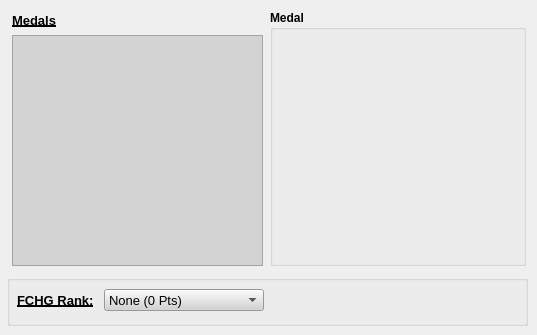
    <widget class="QWidget" name="tabMRF">
     <attribute name="title">
      <string>Medals, Ribbons and FCHG</string>
     </attribute>
     <widget class="QGroupBox" name="groupBox_4">
      <property name="geometry">
       <rect>
        <x>7</x>
        <y>275</y>
        <width>521</width>
        <height>51</height>
       </rect>
      </property>
      <property name="title">
       <string/>
      </property>
      <widget class="QLabel" name="label_26">
       <property name="geometry">
        <rect>
         <x>10</x>
         <y>17</y>
         <width>81</width>
         <height>16</height>
        </rect>
       </property>
       <property name="font">
        <font>
         <family>Arial</family>
         <pointsize>10</pointsize>
         <weight>75</weight>
         <bold>true</bold>
         <underline>true</underline>
        </font>
       </property>
       <property name="text">
        <string>FCHG Rank:</string>
       </property>
      </widget>
      <widget class="QComboBox" name="cbFCHG">
       <property name="geometry">
        <rect>
         <x>97</x>
         <y>14</y>
         <width>160</width>
         <height>22</height>
        </rect>
       </property>
       <property name="font">
        <font>
         <family>Arial</family>
         <pointsize>10</pointsize>
        </font>
       </property>
       <property name="styleSheet">
        <string notr="true">background-color: rgb(211, 211, 211);</string>
       </property>
       <item>
        <property name="text">
         <string>None (0 Pts)</string>
        </property>
       </item>
       <item>
        <property name="text">
         <string>Grenadier (10 Pts)</string>
        </property>
       </item>
       <item>
        <property name="text">
         <string>Lancer (25 Pts)</string>
        </property>
       </item>
       <item>
        <property name="text">
         <string>Hussar (50 Pts)</string>
        </property>
       </item>
       <item>
        <property name="text">
         <string>Fusilier (75 Pts)</string>
        </property>
       </item>
       <item>
        <property name="text">
         <string>Dragoon (100 Pts)</string>
        </property>
       </item>
       <item>
        <property name="text">
         <string>Cavalier (150 Pts)</string>
        </property>
       </item>
       <item>
        <property name="text">
         <string>Gallant (200 Pts)</string>
        </property>
       </item>
       <item>
        <property name="text">
         <string>Knight (250 Pts)</string>
        </property>
       </item>
       <item>
        <property name="text">
         <string>Paladin (300 Pts)</string>
        </property>
       </item>
       <item>
        <property name="text">
         <string>Legionnaire (400 Pts)</string>
        </property>
       </item>
       <item>
        <property name="text">
         <string>Aquilifer (500 Pts)</string>
        </property>
       </item>
       <item>
        <property name="text">
         <string>Decurion (750 Pts)</string>
        </property>
       </item>
       <item>
        <property name="text">
         <string>Tesserarius (1,000 Pts)</string>
        </property>
       </item>
       <item>
        <property name="text">
         <string>Optio (1,250 Pts)</string>
        </property>
       </item>
       <item>
        <property name="text">
         <string>Centurion (1,500 Pts)</string>
        </property>
       </item>
       <item>
        <property name="text">
         <string>Executor (2,000 Pts)</string>
        </property>
       </item>
       <item>
        <property name="text">
         <string>Gladiator (2,500 Pts)</string>
        </property>
       </item>
       <item>
        <property name="text">
         <string>Archon (3,000 Pts)</string>
        </property>
       </item>
       <item>
        <property name="text">
         <string>Templar (3,500 Pts)</string>
        </property>
       </item>
       <item>
        <property name="text">
         <string>Imperator (4,000 Pts)</string>
        </property>
       </item>
      </widget>
     </widget>
     <widget class="QLabel" name="label_24">
      <property name="geometry">
       <rect>
        <x>12</x>
        <y>12</y>
        <width>131</width>
        <height>16</height>
       </rect>
      </property>
      <property name="font">
       <font>
        <family>Arial</family>
        <pointsize>10</pointsize>
        <weight>75</weight>
        <bold>true</bold>
        <underline>true</underline>
       </font>
      </property>
      <property name="text">
       <string>Medals</string>
      </property>
     </widget>
     <widget class="QListWidget" name="lw_medals">
      <property name="geometry">
       <rect>
        <x>12</x>
        <y>35</y>
        <width>251</width>
        <height>231</height>
       </rect>
      </property>
      <property name="font">
       <font>
        <family>Arial</family>
       </font>
      </property>
      <property name="styleSheet">
       <string notr="true">background-color: rgb(211, 211, 211);</string>
      </property>
     </widget>
     <widget class="QGroupBox" name="gb_medals">
      <property name="geometry">
       <rect>
        <x>270</x>
        <y>10</y>
        <width>256</width>
        <height>256</height>
       </rect>
      </property>
      <property name="font">
       <font>
        <family>Arial</family>
        <pointsize>9</pointsize>
        <weight>75</weight>
        <bold>true</bold>
       </font>
      </property>
      <property name="title">
       <string>Medal</string>
      </property>
     </widget>
    </widget>
